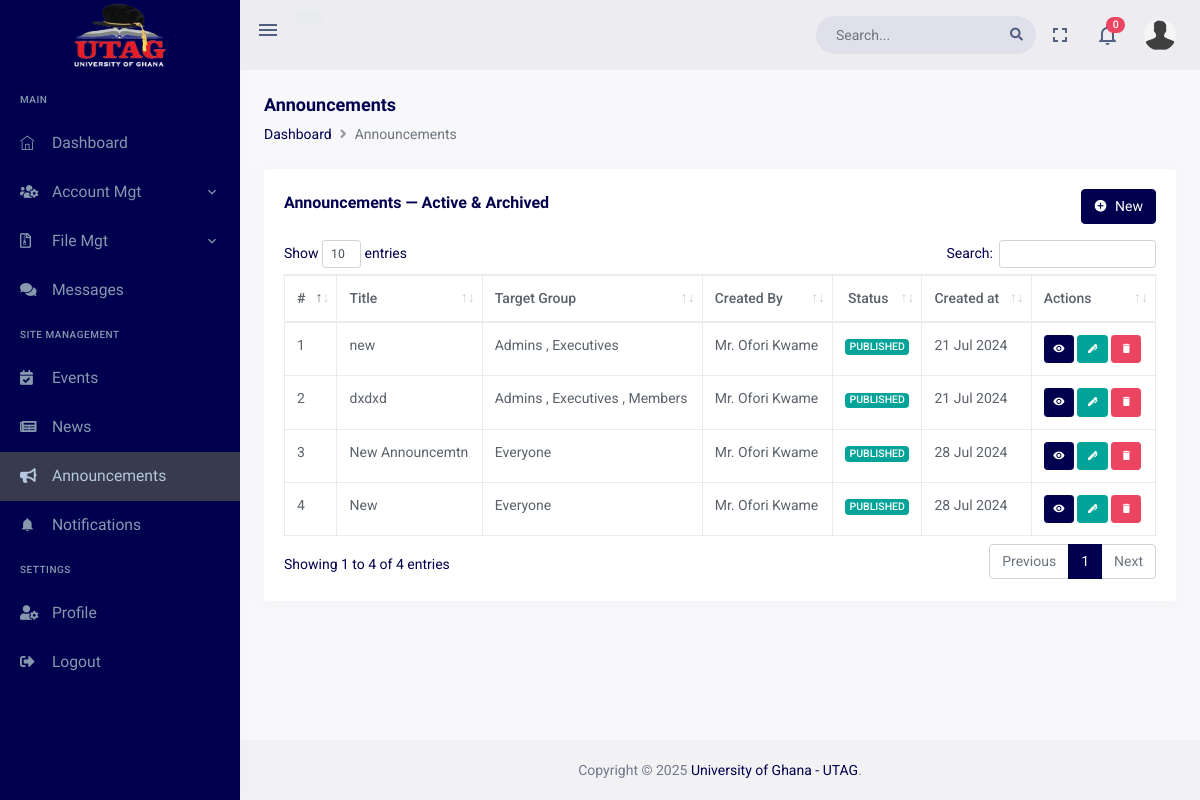
The page /dashboard/announcements (signed in) on the database its author committed.
### dashboard/models.py (models this page shows, shortened)
class Announcement(models.Model):
    STATUS_CHOICES = (
        ('DRAFT', 'Draft'),
        ('PUBLISHED', 'Published'),
        ('ARCHIVED', 'Archived'),
    )
    TARGET_CHOICES = (
        ('everyone', 'Everyone'),
        ('specific_groups', 'Specific Groups'),
    )
    title = models.CharField(max_length=100)
    content = HTMLField()
    status = models.CharField(max_length=20, choices=STATUS_CHOICES, default='DRAFT')
    created_by = models.ForeignKey(settings.AUTH_USER_MODEL, on_delete=models.CASCADE)
    created_at = models.DateTimeField(auto_now_add=True)
    updated_at = models.DateTimeField(auto_now=True)
    target = models.CharField(max_length=20, choices=TARGET_CHOICES, default='everyone')
    target_groups = models.ManyToManyField(Group, blank=True)

### accounts/models.py (models this page shows, shortened)
class User(AbstractBaseUser, PermissionsMixin):
    TITLE_CHOICES = (
        ('Prof.', 'Prof.'),
        ("Prof. (Mrs.)", "Prof. (Mrs.)"),
        ('Dr.', 'Dr.'),
        ("Dr. (Alhaji)", "Dr. (Alhaji)"),
        ('Mr.', 'Mr.'),
        ('Mrs.', 'Mrs.'),
    )
    GENDER_CHOICES = (
        ('Male', 'Male'),
        ('Female', 'Female')
    )
    EXECUTIVE_POSITION_CHOICES = (
        ('President', 'President'),
        ('Vice President', 'Vice President'),
        ('Secretary', 'Secretary'),
        ('Treasurer', 'Treasurer'),
        ("Women's Executive Officer", "Women's Executive Officer"),
        ('Past President', 'Past President'),
        ('CBAS Rep', 'CBAS Rep'),
        ('College of Humanities Rep', 'College of Humanities Rep'),
        ('College of Health Rep', 'College of Health Rep'),
        ("College of Education Rep", "College of Education Rep"),
    )
    staff_id = models.CharField(max_length=20, unique=True, blank=True, null=True)
    title = models.CharField(max_length=15, choices=TITLE_CHOICES)
    other_name = models.CharField(max_length=30)
    surname = models.CharField(max_length=30)
    gender = models.CharField(max_length=10, choices=GENDER_CHOICES)
    profile_pic = models.ImageField(upload_to='profile_pictures/', blank=True, null=True)
    email = models.EmailField(unique=True)
    email_sent = models.BooleanField(default=False)
    phone_number = models.CharField(max_length=15, blank=True, null=True)
    school = models.ForeignKey(School, on_delete=models.SET_NULL, null=True, blank=True, related_name='users')
    college = models.ForeignKey(College, on_delete=models.SET_NULL, null=True, blank=True, related_name='users')
    department = models.ForeignKey(Department, on_delete=models.SET_NULL, null=True, blank=True, related_name='users')
    created_from_dashboard = models.BooleanField(default=False)
    created_by = models.ForeignKey('self', on_delete=models.CASCADE, blank=True, null=True)
    is_bulk_creation = models.BooleanField(default=False)
    created_at = models.DateTimeField(auto_now_add=True)
    updated_at = models.DateTimeField(auto_now=True)
    is_staff = models.BooleanField(default=False)
    is_superuser = models.BooleanField(default=False)
    executive_image = models.ImageField(upload_to='executive_images/', blank=True, null=True)
    executive_position = models.CharField(max_length=30, choices=EXECUTIVE_POSITION_CHOICES, blank=True, null=True)
    fb_profile_url = models.URLField(blank=True, null=True)
    twitter_profile_url = models.URLField(blank=True, null=True)
    linkedin_profile_url = models.URLField(blank=True, null=True)
    date_appointed = models.DateField(null=True, blank=True)
    date_ended = models.DateField(null=True, blank=True) # 2 years after appointment
    executive_terms = models.PositiveSmallIntegerField(default=1)
    is_active_executive = models.BooleanField(default=False)
    objects = UserManager()
    USERNAME_FIELD = 'email'
    REQUIRED_FIELDS = ['title', 'other_name', 'surname', 'gender']
    def get_full_name(self):
        return f'{self.title} {self.surname} {self.other_name}'
    def __str__(self):
        return self.get_full_name()
    class Meta:
        permissions = [
        ('view_dashboard', 'Can view dashboard'),
        ('add_admin', 'Can add admin'),
        ('change_admin', 'Can change admin'),
        ('delete_admin', 'Can delete admin'),
        ('view_admin', 'Can view admin'),
        ('add_executive', 'Can add executive'),
        ('change_executive', 'Can change executive'),
        ('delete_executive', 'Can delete executive'),
        ('view_executive', 'Can view executive'),
        ('add_member', 'Can add member'),
        ('change_member', 'Can change member'),
        ('delete_member', 'Can delete member'),
        ('view_member', 'Can view member'),
        ]

### dashboard/views/announcements.py (the view)
# urls.py: path('announcements',views.AnnouncementsView.as_view(), name='announcements'),
class AnnouncementsView(View):
    template_name = 'dashboard_pages/announcements.html'
    def get(self, request):
        user = request.user
        user_groups = user.groups.values_list('name', flat=True)  # Get names of the user's groups
        if 'Admin' in user_groups:
            announcements = Announcement.objects.all().order_by('-created_at')
        elif 'Executive' in user_groups or 'Secretary' in user_groups:
            announcements = Announcement.objects.filter(
                Q(target='everyone') | Q(target_groups__in=user.groups.all())
            ).exclude(Q(status='DRAFT') & ~Q(created_by=user)).distinct()
        else:
            announcements = Announcement.objects.filter(
                Q(target='everyone') | Q(target_groups__in=user.groups.all())
            ).exclude(Q(status='DRAFT') & ~Q(created_by=user)).distinct()
        notifications = Notification.objects.filter(user=request.user).order_by('-created_at')[:5]
        notification_count = Notification.objects.filter(user=request.user, status='UNREAD').count()
        context = {
            'announcements': announcements,
            'notification_count': notification_count,
            'notifications': notifications
        }
        return render(request, self.template_name, context)

### dashboard/templates/dashboard_pages/announcements.html (shortened to what this page needs)
{% extends "base/dashboard_base.html" %}
{% load static %}
{% block content %}
  <div class="page-content">
    <div class="container-fluid">
      <div class="page-title-box">
        <div class="row align-items-center">
          <div class="col-md-8">
            <h6 class="page-title">Announcements</h6>
            <ol class="breadcrumb m-0">
              <li class="breadcrumb-item">
                <a href="{% url 'dashboard:dashboard' %}">Dashboard</a>
              </li>
              <li class="breadcrumb-item active" aria-current="page">Announcements</li>
            </ol>
          </div>
        </div>
      </div>
      <div class="row">
        <div class="col-12">
          <div class="card">
            <div class="card-body">
              <div class="row align-items-center">
                <div class="col-md-8">
                  <h4 class="card-title">Announcements — Active & Archived</h4>
                </div>
                {% if perms.dashboard.add_announcement %}
                  <div class="col-md-4">
                    <div class="float-end d-none d-md-block">
                      <a class="btn btn-primary"
                         href="{% url 'dashboard:create_announcement' %}">
                        <i class="mdi mdi-plus-circle me-1"></i> New
                      </a>
                    </div>
                  </div>
                {% endif %}
              </div>
              <div class="mt-3">
                <table id="datatable"
                       class="table table-bordered dt-responsive nowrap"
                       style="border-collapse: collapse;
                              border-spacing: 0;
                              width: 100%">
                  <thead>
                    <tr>
                      <th>#</th>
                      <th>Title</th>
                      <th>Target Group</th>
                      <th>Created By</th>
                      <th class="text-center">Status</th>
                      <th>Created at</th>
                      <th>Actions</th>
                    </tr>
                  </thead>
                  <tbody>
                    {% for announcement in announcements %}
                      <tr>
                        <td>{{ forloop.counter }}</td>
                        <td>{{ announcement.title }}</td>
                        <td>
                          {% if announcement.target == 'everyone' %}
                            Everyone
                          {% else %}
                            {% for group in announcement.target_groups.all %}
                              {{ group.name }}s
                              {% if not forloop.last %},{% endif %}
                            {% endfor %}
                          {% endif %}
                        </td>
                        <td>{{ announcement.created_by }}</td>
                        <td class="text-center">
                          <span class="badge {% if announcement.status == 'PUBLISHED' %} bg-success {% elif announcement.status == 'DRAFT' %} bg-warning {% else %} bg-danger {% endif %}">
                            {{ announcement.status }}
                          </span>
                        </td>
                        <td>{{ announcement.created_at |date:"d M Y" }}</td>
                        <td>
                          <a href="#"
                             class="btn btn-primary btn-sm"
                             data-bs-toggle="modal"
                             data-bs-target="#announcementModal_{{ announcement.id }}"
                             title="View">
                            <i class="mdi mdi-eye"></i>
                          </a>
                          {% if perms.dashboard.change_announcement or perms.dashboard.delete_announcement or user.executive_position == 'Secretary' %}
                            <a href="{% url 'dashboard:update_announcement' announcement.id %}"
                               class="btn btn-success btn-sm"
                               title="Edit">
                              <i class="mdi mdi-pen"></i>
                            </a>
                            <a href="{% url 'dashboard:delete_announcement' announcement.id %}"
                               class="btn btn-danger btn-sm"
                               onclick="return confirm('Are you sure you want to delete this announcement?');"
                               title="Delete">
                              <i class="mdi mdi-delete"></i>
                            </a>
                          {% endif %}
                        </td>
                      </tr>
                    {% endfor %}
                  </tbody>
                </table>
              </div>
            </div>
          </div>
        </div>
      </div>
    </div>
  {% endblock content %}
  {% block my_styles %}
    <link href="{% static 'dashboard/assets/libs/datatables.net-bs4/css/dataTables.bootstrap4.min.css' %}"
          rel="stylesheet"
          type="text/css">
    <link href="{% static 'dashboard/assets/libs/datatables.net-buttons-bs4/css/buttons.bootstrap4.min.css' %}"
          rel="stylesheet"
          type="text/css">
    <link href="{% static 'dashboard/assets/libs/datatables.net-responsive-bs4/css/responsive.bootstrap4.min.css' %}"
          rel="stylesheet"
          type="text/css">
  {% endblock my_styles %}

### rows shown on the page
Announcement: title "new", created_by "Mr. Ofori Kwame", status "PUBLISHED", created_at "21 Jul 2024"
Announcement: title "dxdxd", created_by "Mr. Ofori Kwame", status "PUBLISHED", created_at "21 Jul 2024"
Announcement: title "New Announcemtn", target "Everyone", created_by "Mr. Ofori Kwame", status "PUBLISHED", created_at "28 Jul 2024"
Announcement: title "New", target "Everyone", created_by "Mr. Ofori Kwame", status "PUBLISHED", created_at "28 Jul 2024"

### other values the page prints
{{ notification_count }} "0"
{{ group.name }} "Admin"
{{ group.name }} "Executive"
{{ group.name }} "Member"
